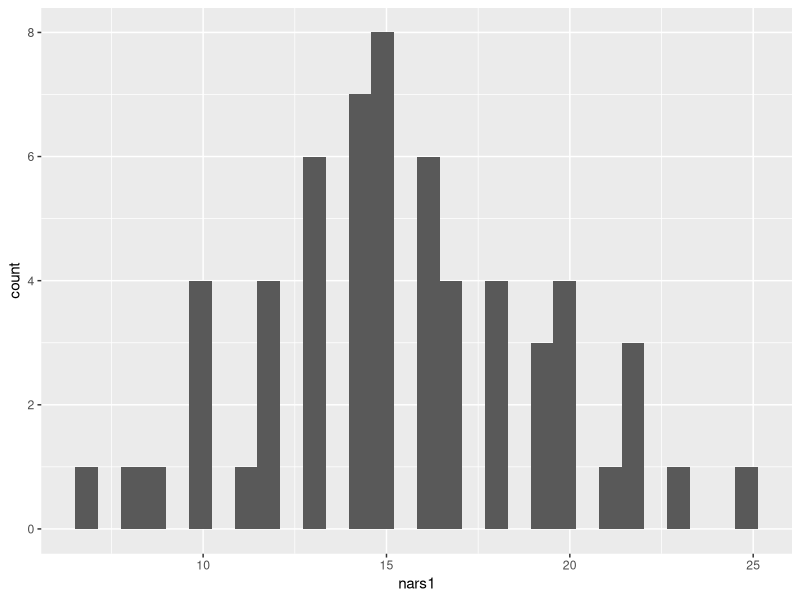
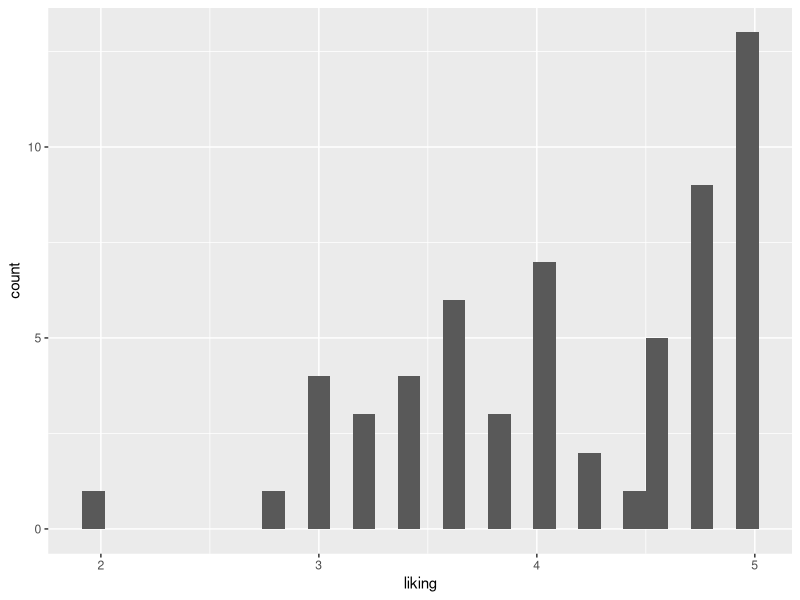
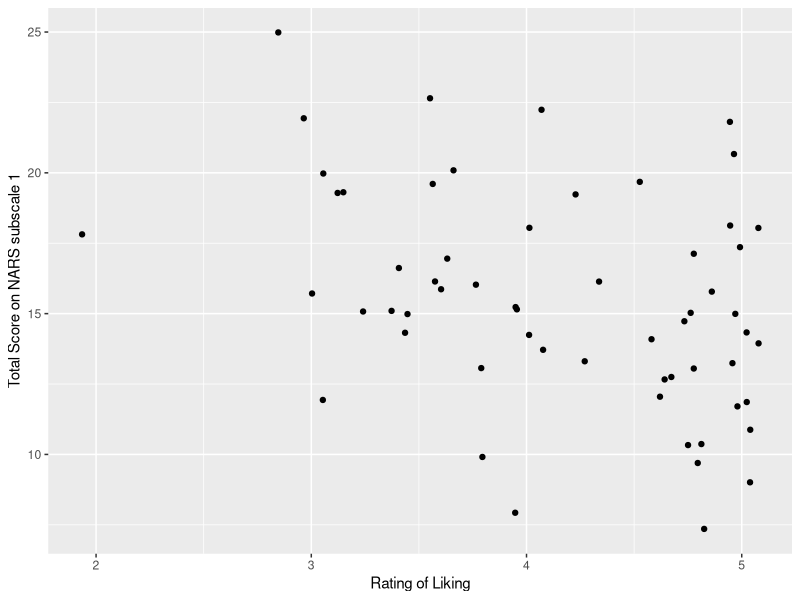
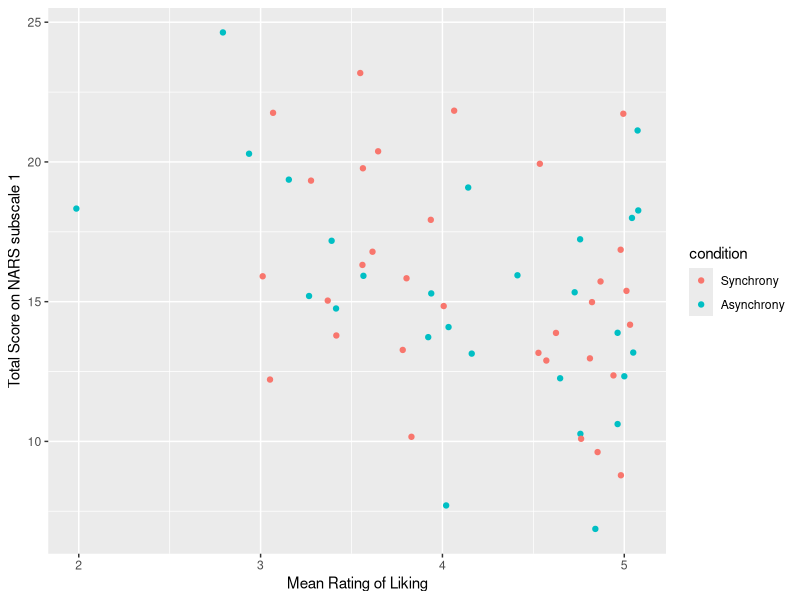
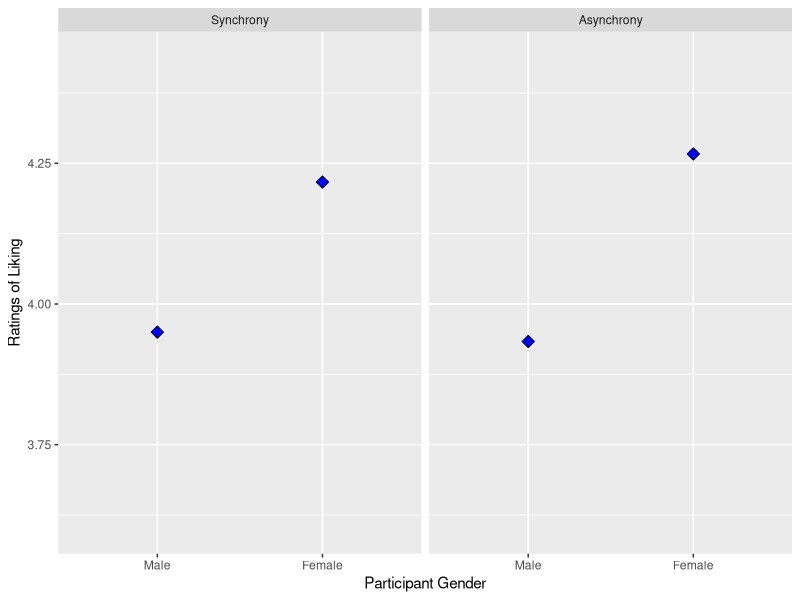

The R script that drew these images, in order:
## ---- chunk 1
knitr::opts_chunk$set(echo = TRUE, warning = F, message = F)
library(tidyverse)
library(cowplot)
library(kableExtra)
## ---- chunk 2
sync <- read_csv("../data/synchrony_short.csv")

px_total <- sync %>% nrow()

sync <- sync %>% 
  mutate(Age = recode(Age, "3p" = "300"),
         Age = as.numeric(Age))

sync <- sync %>% 
  mutate(Px = factor(Px),
         Gender = factor(Gender, labels = c("Male", "Female")),
         condition = factor(condition, labels = c("Synchrony", "Asynchrony")))

age_removed <- sync %>% filter(Age > 99) %>% nrow()

sync <- sync %>% 
  filter(Age < 100)

# Using na_if()
sync <- sync %>% 
  mutate(nars3 = na_if(nars3, 25))

na_removed <- sync %>% filter(rowSums(is.na(sync)) > 5) %>% nrow()

sync <- sync %>% 
  filter(rowSums(is.na(sync)) < 6)
## ---- chunk 3
sync.cb <- read_csv("../data/synchrony_codebook.csv")

sync.cb %>% 
  kable() %>% 
  kable_styling()
## ---- chunk 4
age_desc <- sync %>% 
  summarise(
    mean_age = mean(Age),
    sd_age = sd(Age),
    min_age = min(Age),
    max_age = max(Age)
  )

exp_desc <- sync %>% 
  group_by(Gender, condition) %>% 
  summarise(
     n = n(),
    mean_age = mean(Age),
    sd_age = sd(Age)
  )

rate_desc <- sync %>% 
  group_by(Gender, condition) %>% 
  summarise(
    mean_like = mean(liking, na.rm = T),
    sd_like = sd(liking, na.rm = T),
    mean_anth = mean(anth, na.rm = T),
    sd_anth = sd(anth, na.rm = T),
    mean_int = mean(perc.int, na.rm = T),
    sd_int = sd(perc.int, na.rm = T)
  )

nars_desc <- sync %>% 
  group_by(Gender, condition) %>% 
  summarise(
    mean_nars1 = mean(nars1, na.rm = T),
    sd_nars1 = sd(nars1, na.rm = T),
    mean_nars2 = mean(nars2, na.rm = T),
    sd_nars2 = sd(nars2, na.rm = T),
    mean_nars3 = mean(nars3, na.rm = T),
    sd_nars3 = sd(nars3, na.rm = T)
  )

## ---- chunk 5

# Example histograms of nars1 and liking
sync %>% 
  ggplot(aes(nars1)) +
  geom_histogram()

sync %>% 
  ggplot(aes(liking)) +
  geom_histogram()

# Scatterplot of liking vs nars1
sync %>% 
  ggplot(aes(liking, nars1)) +
  geom_point(position = "jitter") + # lets us see overlapping points
  labs(x = "Rating of Liking", y = "Total Score on NARS subscale 1")

# Scatterplot of liking vs nars1 by condition
sync %>% 
  ggplot(aes(liking, nars1, colour = condition)) +
  geom_point(position = "jitter", ) + # lets us see overlapping points
  labs(x = "Mean Rating of Liking", y = "Total Score on NARS subscale 1")

## ---- chunk 6

liking_mean_plot <- sync %>% 
  ggplot(aes(x = Gender, y = liking)) + # set the variables on x and y
  geom_point(stat = "summary", # tells R it needs to calculate a value for the points
             fun.y = "mean", # tells R how to do that calculation
             size = 3, # choose the size of the points
             shape = 23, # choose the shape of the points - here, a diamond
             fill = "blue") + # choose the fill colour for the diamond points
  facet_wrap(~condition) + # get separate plots for condition
  labs(x = "Participant Gender", y = "Ratings of Liking")

liking_mean_plot

## ---- chunk 7

exp_desc %>% 
  kable(caption = "Summary of Participant Demographics by Experimental Condition",
        col.names = c("Gender", "Condition", "Count", "*M*~age~", "*SD*~age~"),
        digits = 2) %>% 
  kable_styling()

## ---- chunk 8
rate_desc %>% 
  kable(caption = "*Table 2* Summary of mean ratings by gender and condition",
        col.names = c("Gender", "Condition", "*M*~liking~", "*SD*~liking~", "*M*~anth~", "*SD*~anth~", "*M*~intelligence~", "*SD*~intelligence~"),
        digits = 2) %>% 
  kable_styling()
## ---- chunk 9

# This example shows a different way to present these tables, using grouped columns
# Neither is right or wrong - whichever looks best or makes sense to you
# See http://haozhu233.github.io/kableExtra/awesome_table_in_html.html#grouped_columns__rows for more examples

nars_desc %>% 
  kable(caption = "*Table 3* Summary of mean ratings by gender and condition",
        col.names = c("Gender", "Condition", "*M*", "*SD*", "*M*", "*SD*","*M*", "*SD*"),
        digits = 2) %>% 
  kable_styling() %>% 
  add_header_above(c(" " = 2, "NARS 1" = 2, "NARS 2" = 2, "NARS 3" = 2))
